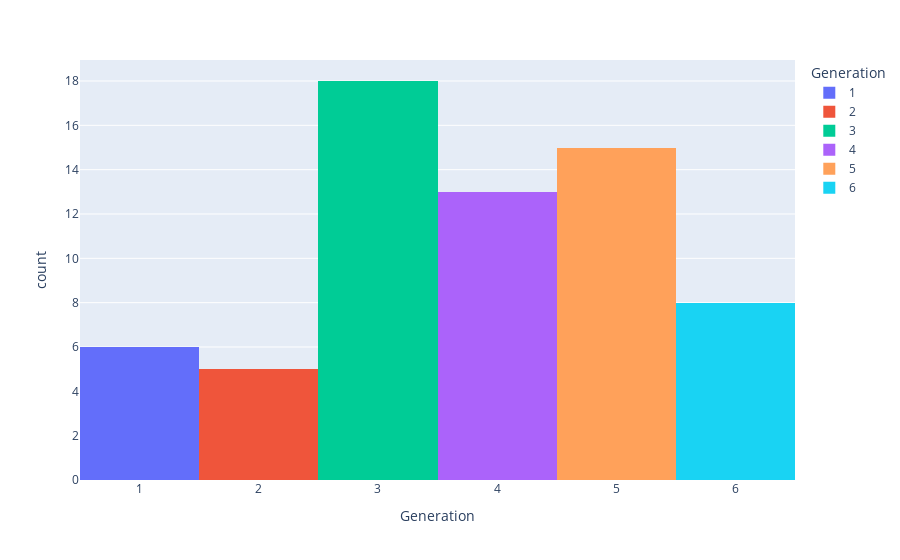

Notebook code for this chart:
### Code cell
fig = px.histogram(Legendary, x="Generation", color='Generation', nbins=10)
fig.show()

### Figure 1 — Plotly figure (JSON) as saved in the notebook; plotly's stock layout.template omitted (floating-point values rounded to 4 significant figures)
{"data": [{"alignmentgroup": "True", "bingroup": "x", "hovertemplate": "Generation=%{x}<br>count=%{y}<extra></extra>", "legendgroup": "1", "marker": {"color": "#636efa"}, "name": "1", "nbinsx": 10, "offsetgroup": "1", "orientation": "v", "showlegend": true, "type": "histogram", "x": [1, 1, 1, 1, 1, 1], "xaxis": "x", "yaxis": "y"}, {"alignmentgroup": "True", "bingroup": "x", "hovertemplate": "Generation=%{x}<br>count=%{y}<extra></extra>", "legendgroup": "2", "marker": {"color": "#EF553B"}, "name": "2", "nbinsx": 10, "offsetgroup": "2", "orientation": "v", "showlegend": true, "type": "histogram", "x": [2, 2, 2, 2, 2], "xaxis": "x", "yaxis": "y"}, {"alignmentgroup": "True", "bingroup": "x", "hovertemplate": "Generation=%{x}<br>count=%{y}<extra></extra>", "legendgroup": "3", "marker": {"color": "#00cc96"}, "name": "3", "nbinsx": 10, "offsetgroup": "3", "orientation": "v", "showlegend": true, "type": "histogram", "x": [3, 3, 3, 3, 3, 3, 3, 3, 3, 3, 3, 3, 3, 3, 3, 3, 3, 3], "xaxis": "x", "yaxis": "y"}, {"alignmentgroup": "True", "bingroup": "x", "hovertemplate": "Generation=%{x}<br>count=%{y}<extra></extra>", "legendgroup": "4", "marker": {"color": "#ab63fa"}, "name": "4", "nbinsx": 10, "offsetgroup": "4", "orientation": "v", "showlegend": true, "type": "histogram", "x": [4, 4, 4, 4, 4, 4, 4, 4, 4, 4, 4, 4, 4], "xaxis": "x", "yaxis": "y"}, {"alignmentgroup": "True", "bingroup": "x", "hovertemplate": "Generation=%{x}<br>count=%{y}<extra></extra>", "legendgroup": "5", "marker": {"color": "#FFA15A"}, "name": "5", "nbinsx": 10, "offsetgroup": "5", "orientation": "v", "showlegend": true, "type": "histogram", "x": [5, 5, 5, 5, 5, 5, 5, 5, 5, 5, 5, 5, 5, 5, 5], "xaxis": "x", "yaxis": "y"}, {"alignmentgroup": "True", "bingroup": "x", "hovertemplate": "Generation=%{x}<br>count=%{y}<extra></extra>", "legendgroup": "6", "marker": {"color": "#19d3f3"}, "name": "6", "nbinsx": 10, "offsetgroup": "6", "orientation": "v", "showlegend": true, "type": "histogram", "x": [6, 6, 6, 6, 6, 6, 6, 6], "xaxis": "x", "yaxis": "y"}], "layout": {"barmode": "relative", "legend": {"title": {"text": "Generation"}, "tracegroupgap": 0}, "margin": {"t": 60}, "xaxis": {"anchor": "y", "categoryarray": [1, 2, 3, 4, 5, 6], "categoryorder": "array", "domain": [0, 1], "title": {"text": "Generation"}}, "yaxis": {"anchor": "x", "domain": [0, 1], "title": {"text": "count"}}}}
